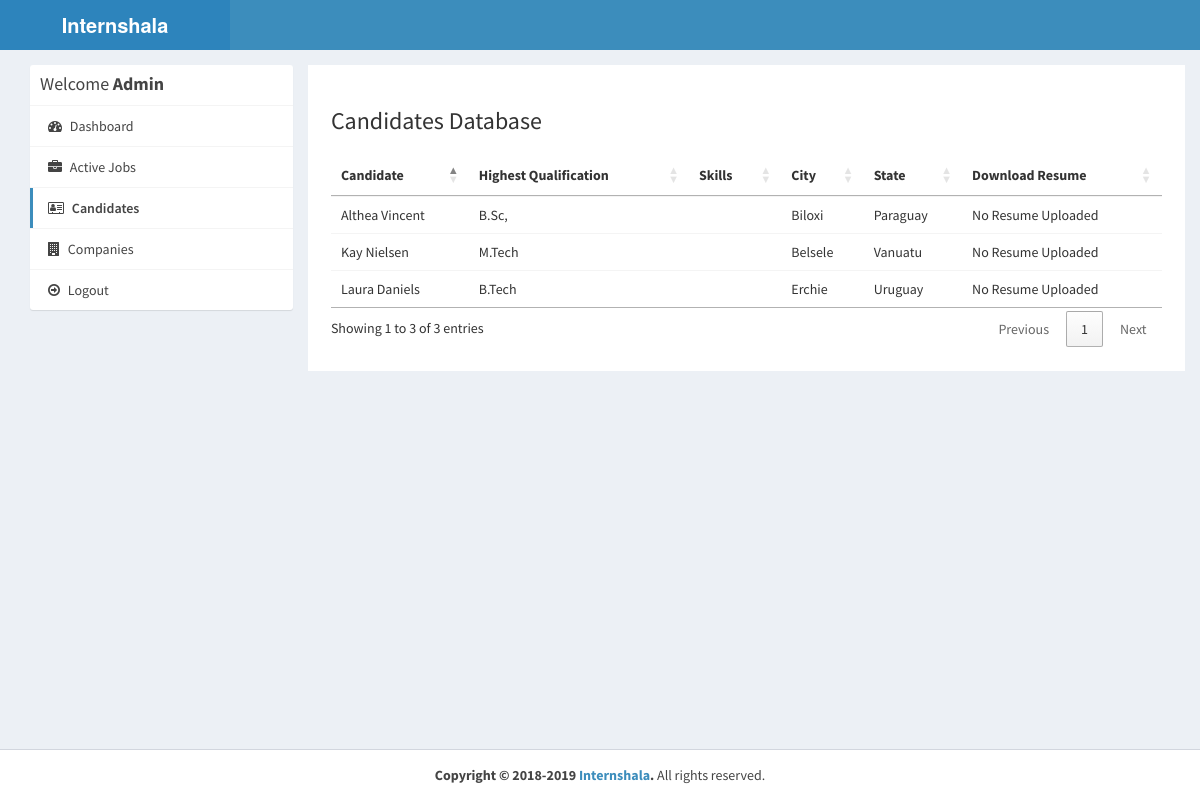
Page /admin/applications.php (signed in) on the committed database.
### tables this page shows
CREATE TABLE `users` (
  `id_user` int(11) NOT NULL,
  `firstname` varchar(255) NOT NULL,
  `lastname` varchar(255) NOT NULL,
  `email` varchar(255) NOT NULL,
  `password` varchar(255) NOT NULL,
  `address` text,
  `city` varchar(255) DEFAULT NULL,
  `state` varchar(255) DEFAULT NULL,
  `contactno` varchar(255) DEFAULT NULL,
  `qualification` varchar(255) DEFAULT NULL,
  `stream` varchar(255) DEFAULT NULL,
  `passingyear` varchar(255) DEFAULT NULL,
  `dob` varchar(255) DEFAULT NULL,
  `age` varchar(255) DEFAULT NULL,
  `designation` varchar(255) DEFAULT NULL,
  `resume` varchar(255) DEFAULT NULL,
  `hash` varchar(255) DEFAULT NULL,
  `active` int(11) NOT NULL DEFAULT '0',
  `aboutme` text,
  `skills` text
);

### admin/applications.php (the view, shortened to what this page needs)
<?php
require_once("../db.php");
?>
<!DOCTYPE html>
<html>
<head>
  <link rel="stylesheet" href="https://cdnjs.cloudflare.com/ajax/libs/twitter-bootstrap/3.3.7/css/bootstrap.min.css">
  <link rel="stylesheet" href="https://cdnjs.cloudflare.com/ajax/libs/font-awesome/4.7.0/css/font-awesome.min.css">
  <link rel="stylesheet" href="https://cdnjs.cloudflare.com/ajax/libs/ionicons/2.0.1/css/ionicons.min.css">
  <link rel="stylesheet" href="https://cdn.datatables.net/1.10.15/css/jquery.dataTables.min.css">
  <link rel="stylesheet" href="../css/AdminLTE.min.css">
  <link rel="stylesheet" href="../css/_all-skins.min.css">
  <link rel="stylesheet" href="../css/custom.css">
</head>
<body class="hold-transition skin-blue sidebar-mini">
<div class="wrapper">
  <header class="main-header">
    <a href="index.php" class="logo logo-bg">
      <span class="logo-lg"><b>Internshala</b></span>
    </a>
    <nav class="navbar navbar-static-top">
    </nav>
  </header>
  <div class="content-wrapper" style="margin-left: 0px;">
    <section id="candidates" class="content-header">
      <div class="container">
        <div class="row">
          <div class="col-md-3">
            <div class="box box-solid">
              <div class="box-header with-border">
                <h3 class="box-title">Welcome <b>Admin</b></h3>
              </div>
              <div class="box-body no-padding">
                <ul class="nav nav-pills nav-stacked">
                  <li><a href="dashboard.php"><i class="fa fa-dashboard"></i> Dashboard</a></li>
                  <li><a href="active-jobs.php"><i class="fa fa-briefcase"></i> Active Jobs</a></li>
                  <li class="active"><a href="applications.php"><i class="fa fa-address-card-o"></i> Candidates</a></li>
                  <li><a href="companies.php"><i class="fa fa-building"></i> Companies</a></li>
                  <li><a href="../logout.php"><i class="fa fa-arrow-circle-o-right"></i> Logout</a></li>
                </ul>
              </div>
            </div>
          </div>
          <div class="col-md-9 bg-white padding-2">
            <h3>Candidates Database</h3>
            <div class="row margin-top-20">
              <div class="col-md-12">
                <div class="box-body table-responsive no-padding">
                  <table id="example2" class="table table-hover">
                    <thead>
                      <th>Candidate</th>
                      <th>Highest Qualification</th>
                      <th>Skills</th>
                      <th>City</th>
                      <th>State</th>
                      <th>Download Resume</th>
                    </thead>
                    <tbody>
                      <?php
                       $sql = "SELECT * FROM users";
                            $result = $conn->query($sql);
                            if($result->num_rows > 0) {
                              while($row = $result->fetch_assoc())
                              {
                      ?>
                      <tr>
                        <td><?php echo $row['firstname'].' '.$row['lastname']; ?></td>
                        <td><?php echo $row['qualification']; ?></td>
                        <td>
                        </td>
                        <td><?php echo $row['city']; ?></td>
                        <td><?php echo $row['state']; ?></td>
                        <?php if($row['resume'] != '') { ?>
                        <td><a href="../uploads/resume/<?php echo $row['resume']; ?>" download="<?php echo $row['firstname'].' Resume'; ?>"><i class="fa fa-file-pdf-o"></i></a></td>
                        <?php } else { ?>
                        <td>No Resume Uploaded</td>
                        <?php } ?>
                      </tr>
                      <?php
                        }
                      }
                      ?>
                    </tbody>
                  </table>
                </div>
              </div>
            </div>
          </div>
        </div>
      </div>
    </section>
  </div>
  <footer class="main-footer" style="margin-left: 0px;">
    <div class="text-center">
      <strong>Copyright &copy; 2018-2019 <a href="https://albertbgeorge.github.io">Internshala</a>.</strong> All rights
    reserved.
    </div>
  </footer>
</div>
</body>
</html>

### css/custom.css (style rules this page uses)
.logo-bg { background-color: #2D84BC !important; }
.margin-top-20 { margin-top: 20px; }
.padding-2 { padding: 2%; }
.bg-white { background-color: #fff; }

### rows in the picture
users: firstname "Laura", lastname "Daniels", qualification "B.Tech", city "Erchie", state "Uruguay", shows "No Resume Uploaded"
users: firstname "Kay", lastname "Nielsen", qualification "M.Tech", city "Belsele", state "Vanuatu", shows "No Resume Uploaded"
users: firstname "Althea", lastname "Vincent", qualification "B.Sc,", city "Biloxi", state "Paraguay", shows "No Resume Uploaded"
